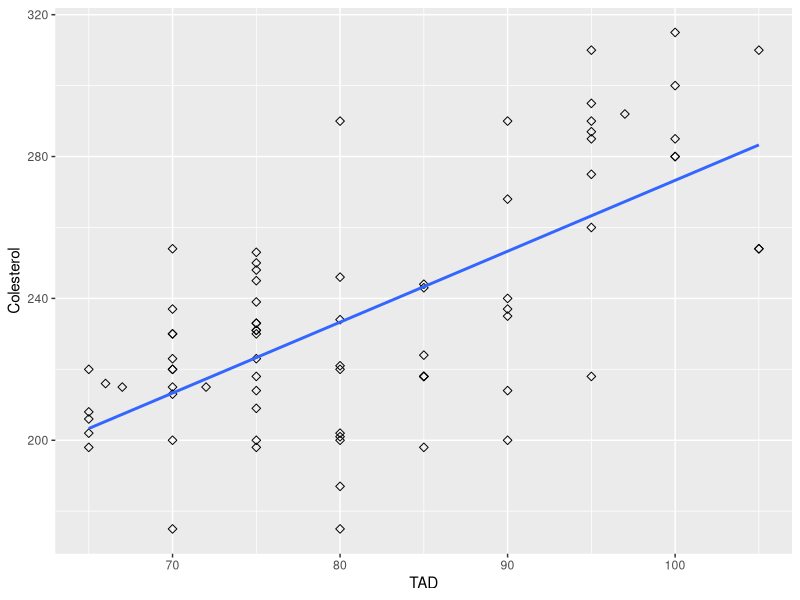

Write R code to recreate this figure.
library(readxl)
library(ggplot2)
library(tidyr)

data <- read_excel("./data/Utentes.xlsx")

ggplot(data, aes(x=TAD, y=Colesterol)) +
  geom_point(size=2, shape=23) +
  geom_smooth(method=lm, se=FALSE, fullrange=TRUE)
